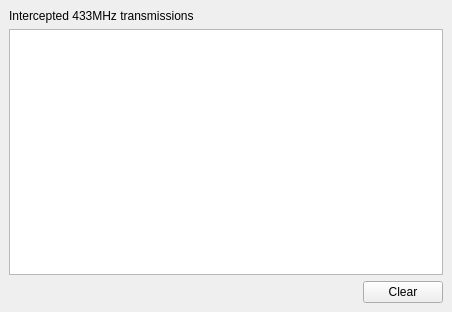
<?xml version="1.0" encoding="UTF-8"?>
<ui version="4.0">
 <class>MainWindow</class>
 <widget class="QMainWindow" name="MainWindow">
  <property name="geometry">
   <rect>
    <x>0</x>
    <y>0</y>
    <width>452</width>
    <height>312</height>
   </rect>
  </property>
  <property name="windowTitle">
   <string>qSniff</string>
  </property>
  <widget class="QWidget" name="centralwidget">
   <layout class="QVBoxLayout" name="verticalLayout">
    <item>
     <widget class="QLabel" name="label">
      <property name="text">
       <string>Intercepted 433MHz transmissions</string>
      </property>
     </widget>
    </item>
    <item>
     <widget class="QListWidget" name="listWidget"/>
    </item>
    <item>
     <layout class="QHBoxLayout" name="horizontalLayout">
      <item>
       <spacer name="horizontalSpacer">
        <property name="orientation">
         <enum>Qt::Horizontal</enum>
        </property>
        <property name="sizeHint" stdset="0">
         <size>
          <width>40</width>
          <height>20</height>
         </size>
        </property>
       </spacer>
      </item>
      <item>
       <widget class="QPushButton" name="pushButton">
        <property name="maximumSize">
         <size>
          <width>100</width>
          <height>16777215</height>
         </size>
        </property>
        <property name="text">
         <string>Clear</string>
        </property>
       </widget>
      </item>
     </layout>
    </item>
   </layout>
  </widget>
 </widget>
 <resources/>
 <connections/>
</ui>
